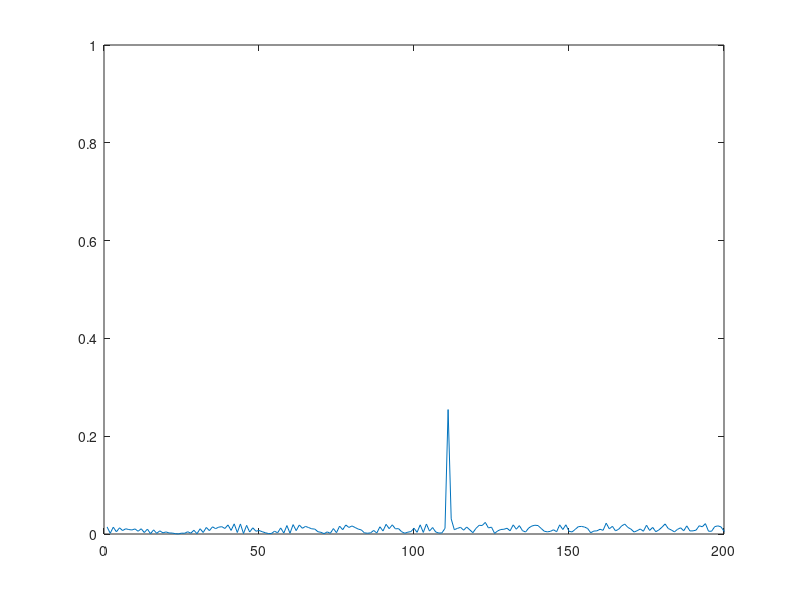
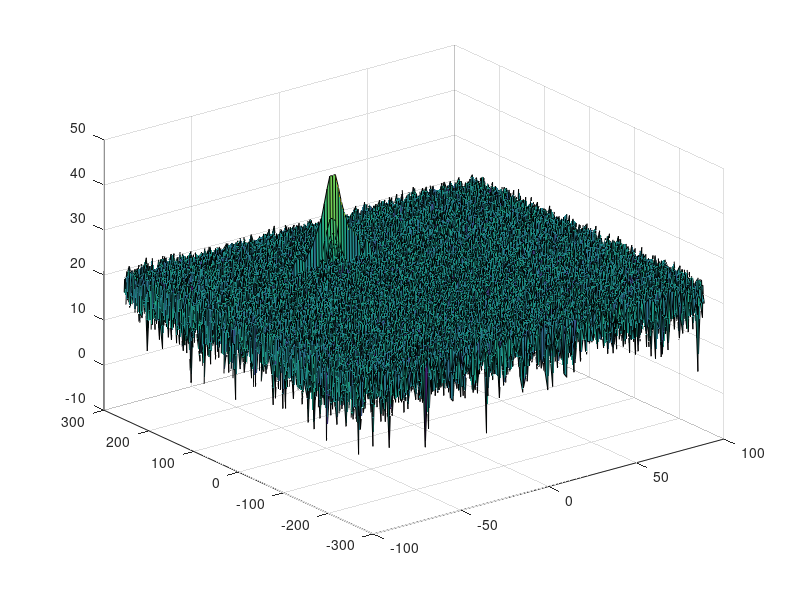
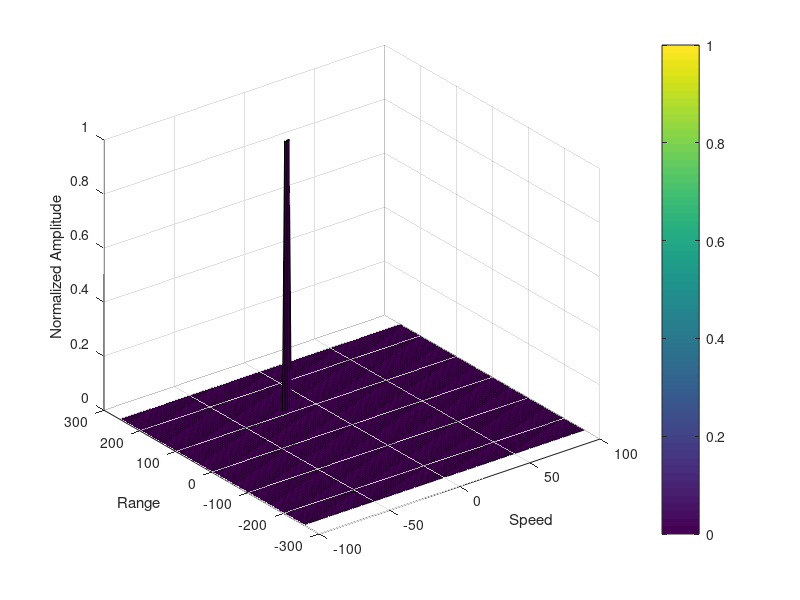

Here is the MATLAB script that generated these plots, in order:
clear all
close all
clc;

%% Radar Specifications 
%%%%%%%%%%%%%%%%%%%%%%%%%%%
% Frequency of operation = 77GHz
% Max Range = 200m
R_max = 200;
% Range Resolution = 1 m
range_resolution = 1;
% Max Velocity = 100 m/s
max_vel = 100;
%%%%%%%%%%%%%%%%%%%%%%%%%%%

%% User Defined Range and Velocity of target
% define the target's initial position and velocity. 
% Note : Velocity remains contant

% speed of light = 3e8
c = 3e8;
% initial distance of the target
R_init = 110;
% speed of the target (-70 - 70)
v_init = -20;

%% FMCW Waveform Generation
%Design the FMCW waveform by giving the specs of each of its parameters.
% Calculate the Bandwidth (B), Chirp Time (Tchirp) and Slope (slope) of the FMCW
% chirp using the requirements above.

% Compute the sweep bandwidth
Bsweep = c / (2 * range_resolution);

% Compute the sweep time and chirp slope
Tchirp = 5.5 * 2 * R_max / c;
slope = Bsweep / Tchirp;


% Operating carrier frequency of Radar 
fc = 77e9;             % carrier freq
                                                          
%The number of chirps in one sequence. Its ideal to have 2^ value for the ease of running the FFT
%for Doppler Estimation. 
Nd = 128;                   % #of doppler cells OR #of sent periods % number of chirps

%The number of samples on each chirp. 
Nr = 1024;                  %for length of time OR # of range cells

% Timestamp for running the displacement scenario for every sample on each
% chirp
t = linspace(0, Nd * Tchirp, Nr * Nd); % total time for samples


%Creating the vectors for Tx, Rx and Mix based on the total samples input.
Tx = zeros(1,length(t)); %transmitted signal
Rx = zeros(1,length(t)); %received signal
Mix = zeros(1,length(t)); %beat signal

%Similar vectors for range_covered and time delay.
r_t = zeros(1,length(t));
td = zeros(1,length(t));


%% Signal generation and Moving Target simulation
% Running the radar scenario over the time. 

for i = 1 : length(t)
    % For each time stamp update the Range of the Target for constant velocity. 
    r_t(i) = R_init + v_init * t(i);
    td(i) = 2 * r_t(i) / c;
    
    % For each time sample we need update the transmitted and
    % received signal. 
    Tx(i) = cos(2 * pi * (fc * t(i) + slope * t(i)^2 / 2));
    Rx(i) = cos(2 * pi * (fc * (t(i) - td(i)) + slope * (t(i) - td(i))^2 / 2));
    
    % Now by mixing the Transmit and Receive generate the beat signal
    % This is done by element wise matrix multiplication of Transmit and
    % Receiver Signal
    Mix(i) = Tx(i) * Rx(i);
end

%% RANGE MEASUREMENT
%reshape the vector into Nr*Nd array. Nr and Nd here would also define the size of
%Range and Doppler FFT respectively.
Mix_reshape = reshape(Mix, Nr, Nd);

%run the FFT on the beat signal along the range bins dimension (Nr) and
%normalize.
sig_fft1 = fft(Mix_reshape, Nr) / Nr;

% Take the absolute value of FFT output
sig_fft1 = abs(sig_fft1);

% Output of FFT is double sided signal, but we are interested in only one side of the spectrum.
% Hence we throw out half of the samples.
sig_fft1 = sig_fft1(1 : Nr/2);


%plotting the range
figure('Name','Range from First FFT')
%subplot(2,1,1)

% plot FFT output
plot(sig_fft1);
axis ([0 200 0 1]);

%% RANGE DOPPLER RESPONSE
% The 2D FFT implementation is already provided here. This will run a 2DFFT
% on the mixed signal (beat signal) output and generate a range doppler
% map.You will implement CFAR on the generated RDM

% Range Doppler Map Generation.

% The output of the 2D FFT is an image that has reponse in the range and
% doppler FFT bins. So, it is important to convert the axis from bin sizes
% to range and doppler based on their Max values.

% 2D FFT using the FFT size for both dimensions.
sig_fft2 = fft2(Mix_reshape, [Nr, Nd]);

% Taking just one side of signal from Range dimension.
sig_fft2 = sig_fft2(1 : Nr/2, 1 : Nd);
sig_fft2 = fftshift(sig_fft2);
RDM = abs(sig_fft2);
RDM = 10 * log10(RDM) ;

%use the surf function to plot the output of 2DFFT and to show axis in both
%dimensions
doppler_axis = linspace(-100, 100, Nd);
range_axis = linspace(-200, 200, Nr / 2) * ((Nr / 2) / 400);
figure('Name', 'Range from 2D FFT');
surf(doppler_axis,range_axis, RDM);

%% CFAR implementation
% Slide Window through the complete Range Doppler Map

% Select the number of Training Cells in both the dimensions.
Tr = 12;
Td = 8;

% Select the number of Guard Cells in both dimensions around the Cell under 
% test (CUT) for accurate estimation
Gr = 4;
Gd = 4;

% offset the threshold by SNR value in dB
offset = 1.4;

% Helper functions
pow2db = @(x) 10*log10(x);
db2pow = @(x) 10.^(x / 10);

% Normalize the RDM
RDM = RDM/max(max(RDM));

%Create a vector to store noise_level for each iteration on training cells

% design a loop such that it slides the CUT across range doppler map by
% giving margins at the edges for Training and Guard Cells.
% For every iteration sum the signal level within all the training
% cells. To sum convert the value from logarithmic to linear using db2pow
% function. Average the summed values for all of the training
% cells used. After averaging convert it back to logarithimic using pow2db.
% Further add the offset to it to determine the threshold. Next, compare the
% signal under CUT with this threshold. If the CUT level > threshold assign
% it a value of 1, else equate it to 0.
for i = (Gr + Tr + 1) : (Nr / 2 - Gr - Tr)
  for j = (Gd + Td + 1) : (Nd - Gd - Td)
    % Determine the noise threshold by measuring it within
    % the training cells
    training_cells = db2pow(RDM((i-Gr-Tr):(i+Gr+Tr), (j-Gd-Td):(j+Gd+Td)));
    
    % exclude the guard cells
    training_cells((Tr+1):(Tr+2*Gr+1), (Td+1):(Td+2*Gd+1)) = 0;
    % noise_level = sum(training_cells, 'all');
    noise_level = sum(sum(training_cells));

    area = 2 * (Td + Gd + 1) * 2 * (Tr + Gr + 1) - (Gr * Gd) - 1;
    threshold = pow2db(noise_level / area) + offset;
       
    % Use RDM[x,y] as the matrix from the output of 2D FFT for implementing
    % CFAR
    RDM(i, j) = int8(RDM(i, j) >= threshold);
  end
end

% The process above will generate a thresholded block, which is smaller 
% than the Range Doppler Map as the CUT cannot be located at the edges of
% matrix. Hence,few cells will not be thresholded. To keep the map size same
% set those values to 0. 
RDM(RDM~=0 & RDM~=1) = 0;

% display the CFAR output using the Surf function like we did for Range
% Doppler Response output.
figure('Name', 'CFAR Output')
surf(doppler_axis, range_axis, RDM);
colorbar;
xlabel('Speed');
ylabel('Range');
zlabel('Normalized Amplitude');

 
 